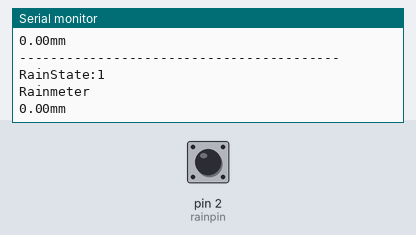
The sketch below on a simulated Arduino Uno, built with avr-gcc and run on an emulated ATmega328P. Shown: the last lines printed to the serial monitor. Inputs (shaded band) come from the test bench; at power-on: pin 2 (rainpin) HIGH.

Above: at 1.8 s.
1.9 s: pin 2 (rainpin) pulled LOW for 0.6 s
At 2.89 s:
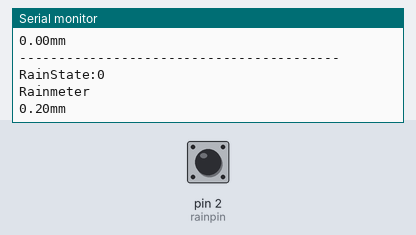
4.0 s: pin 2 (rainpin) pulled LOW for 1 s
At 5.44 s:
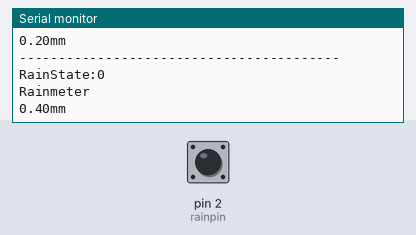
6.5 s: pin 2 (rainpin) pulled LOW for 0.6 s
At 7.48 s:
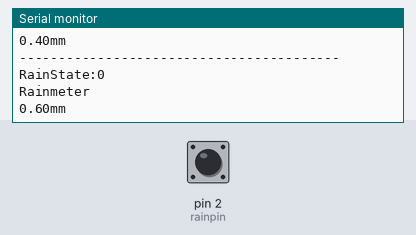
Timing chart, 0 to 9.5 s (numbered marks = the images above; inputs shaded):
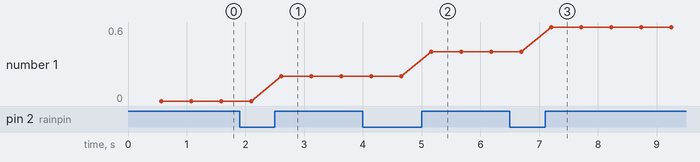

Measured:
- after the input at 1.9 s, the serial monitor: prints a new line after 0.69 s (image 1)
- after the input at 4.0 s, the serial monitor: prints a new line after 1.2 s (image 2)
- after the input at 6.5 s, the serial monitor: prints a new line after 0.71 s (image 3)
- plotted number 1: 0 → 0.2 after the input at 1.9 s, 0.2 → 0.4 after the input at 4.0 s, 0.4 → 0.6 after the input at 6.5 s

The sketch:

rain.ino
```cpp
#include "IRRecvCounter.h"
#include <Wire.h>
#include <SPI.h>

//rain
#define rainpin 2
int RR = 0;
float rainmeter = 0;

void setup() {
  Serial.begin(9600);
  //rain

//  attachInterrupt(digitalPinToInterrupt(rainpin), blink, RISING);
}


void blink()//rain
{
  rainmeter += 0.2;
}

void loop() {
  pinMode( rainpin , INPUT_PULLUP);
  attachInterrupt(digitalPinToInterrupt(rainpin), blink, RISING);
  //rain
  RR=digitalRead(rainpin);
  delay(500);
  //rain
  Serial.println("-----------------------------------------");
  Serial.print("RainState:");
  Serial.println(RR);
  Serial.println("Rainmeter");
  Serial.print(rainmeter);
  Serial.println("mm");

}
```
